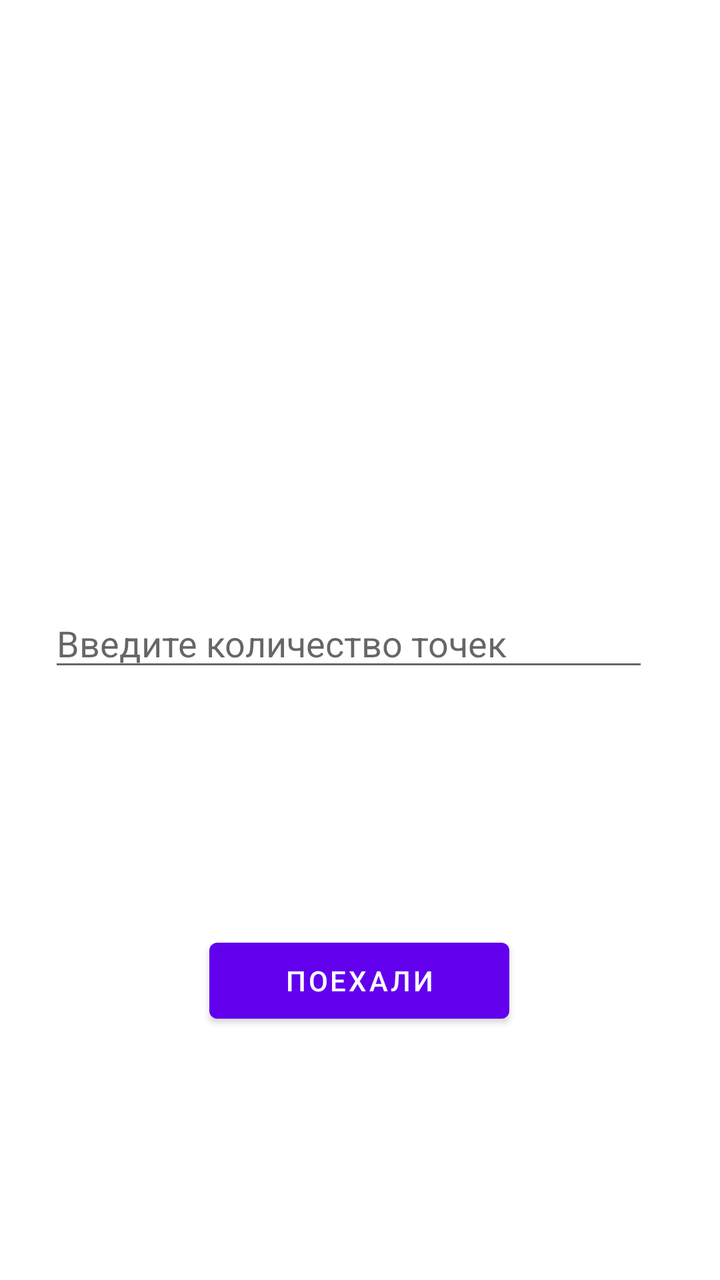
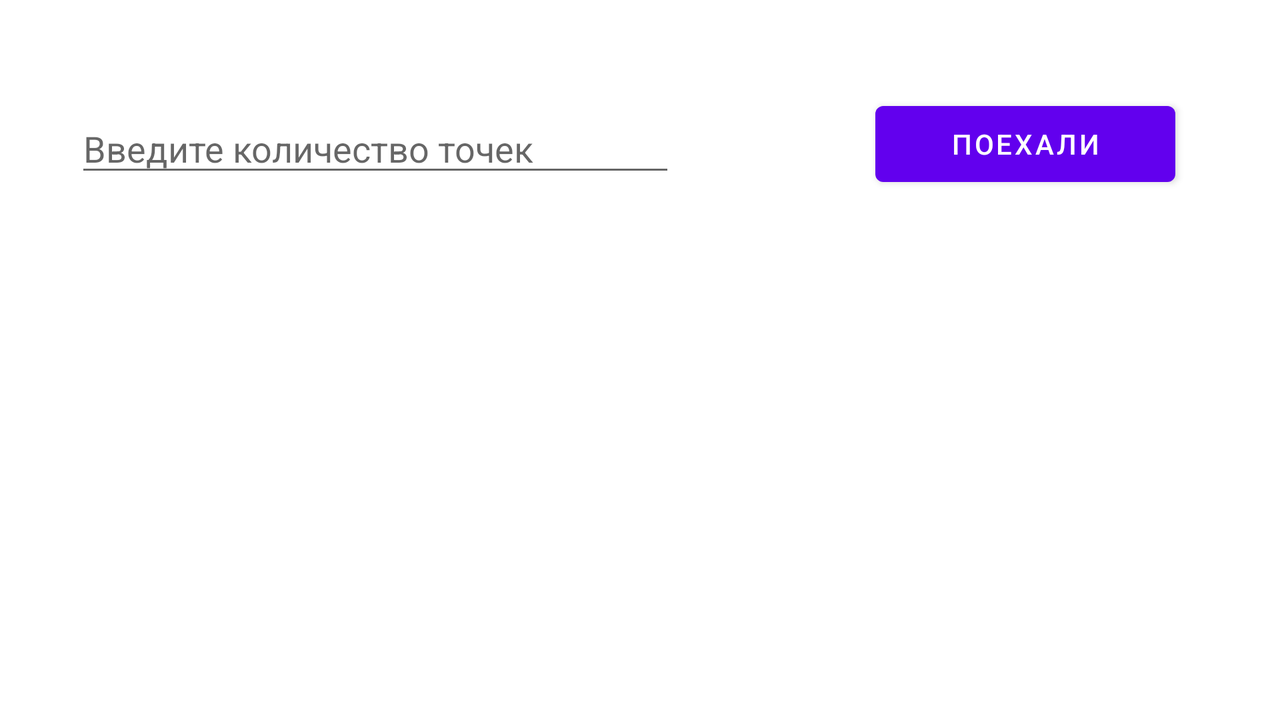

An Android layout and its configuration variant, each rendered on a device that would load it. The default file and the variant file are quoted in full after the pictures.
<!-- AndroidManifest.xml: application theme Theme.App_7862 -->
<!-- res/layout/fragment_start.xml -->
<?xml version="1.0" encoding="utf-8"?>
<androidx.constraintlayout.widget.ConstraintLayout xmlns:android="http://schemas.android.com/apk/res/android"
    xmlns:app="http://schemas.android.com/apk/res-auto"
    xmlns:tools="http://schemas.android.com/tools"
    android:layout_width="match_parent"
    android:layout_height="match_parent"
    tools:context=".ui.startScreen.StartFragment">

    <EditText
        android:id="@+id/points"
        android:layout_width="300dp"
        android:layout_height="wrap_content"
        app:layout_constraintBottom_toBottomOf="parent"
        app:layout_constraintEnd_toEndOf="parent"
        app:layout_constraintHorizontal_bias="0.405"
        app:layout_constraintStart_toStartOf="parent"
        app:layout_constraintTop_toTopOf="parent"
        android:hint="@string/point_value"
        android:inputType="number"
        android:maxLines="1"/>

    <Button
        android:id="@+id/go_button"
        android:layout_width="150dp"
        android:layout_height="50dp"
        android:text="@string/common_go"
        app:layout_constraintBottom_toBottomOf="parent"
        app:layout_constraintEnd_toEndOf="parent"
        app:layout_constraintHorizontal_bias="0.498"
        app:layout_constraintStart_toStartOf="parent"
        app:layout_constraintTop_toBottomOf="@+id/points" />

</androidx.constraintlayout.widget.ConstraintLayout>
<!-- resources referenced by this layout -->
<resources>
  <string name="common_go">Поехали</string>
  <string name="point_value">Введите количество точек</string>
  <style name="Theme.App_7862" parent="Theme.MaterialComponents.DayNight.DarkActionBar">
          
          <item name="colorPrimary">@color/purple_500</item>
          <item name="colorPrimaryVariant">@color/purple_700</item>
          <item name="colorOnPrimary">@color/white</item>
          
          <item name="colorSecondary">@color/teal_200</item>
          <item name="colorSecondaryVariant">@color/teal_700</item>
          <item name="colorOnSecondary">@color/black</item>
          
          <item name="android:statusBarColor">?attr/colorPrimaryVariant</item>
          
      </style>
</resources>
<!-- res/layout-land/fragment_start.xml (the repository's variant of the layout above) -->
<!-- drawn on the phone turned sideways -->
<?xml version="1.0" encoding="utf-8"?>
<androidx.constraintlayout.widget.ConstraintLayout xmlns:android="http://schemas.android.com/apk/res/android"
    xmlns:app="http://schemas.android.com/apk/res-auto"
    xmlns:tools="http://schemas.android.com/tools"
    android:layout_width="match_parent"
    android:layout_height="match_parent"
    tools:context=".ui.startScreen.StartFragment">

    <EditText
        android:id="@+id/points"
        android:layout_width="300dp"
        android:layout_height="wrap_content"
        android:hint="@string/point_value"
        android:inputType="number"
        android:maxLines="1"
        app:layout_constraintBottom_toBottomOf="parent"
        app:layout_constraintEnd_toEndOf="parent"
        app:layout_constraintHorizontal_bias="0.111"
        app:layout_constraintStart_toStartOf="parent"
        app:layout_constraintTop_toTopOf="parent"
        app:layout_constraintVertical_bias="0.163" />

    <Button
        android:id="@+id/go_button"
        android:layout_width="150dp"
        android:layout_height="50dp"
        android:text="@string/common_go"
        app:layout_constraintBottom_toBottomOf="parent"
        app:layout_constraintEnd_toEndOf="parent"
        app:layout_constraintHorizontal_bias="0.893"
        app:layout_constraintStart_toStartOf="parent"
        app:layout_constraintTop_toTopOf="parent"
        app:layout_constraintVertical_bias="0.152" />

</androidx.constraintlayout.widget.ConstraintLayout>
